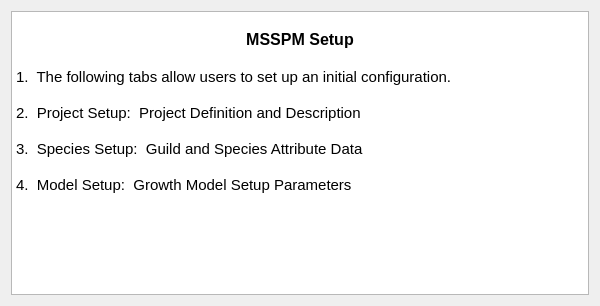
<?xml version="1.0" encoding="UTF-8"?>
<ui version="4.0">
 <class>Form</class>
 <widget class="QWidget" name="Form">
  <property name="geometry">
   <rect>
    <x>0</x>
    <y>0</y>
    <width>600</width>
    <height>306</height>
   </rect>
  </property>
  <property name="sizePolicy">
   <sizepolicy hsizetype="Expanding" vsizetype="Preferred">
    <horstretch>0</horstretch>
    <verstretch>0</verstretch>
   </sizepolicy>
  </property>
  <property name="windowTitle">
   <string>Form</string>
  </property>
  <property name="styleSheet">
   <string notr="true"/>
  </property>
  <layout class="QVBoxLayout" name="verticalLayout">
   <item>
    <widget class="QTextBrowser" name="Setup_Tab1_RequirementsTE">
     <property name="sizePolicy">
      <sizepolicy hsizetype="Expanding" vsizetype="Expanding">
       <horstretch>0</horstretch>
       <verstretch>0</verstretch>
      </sizepolicy>
     </property>
     <property name="toolTip">
      <string>Program setup information.  (Shift-F1 and Click for more details.)</string>
     </property>
     <property name="statusTip">
      <string>Program setup information.  (Shift-F1 and Click for more details.)</string>
     </property>
     <property name="whatsThis">
      <string>&lt;html&gt;&lt;head/&gt;&lt;body&gt;&lt;p align=&quot;center&quot;&gt;&lt;span style=&quot; font-weight:600;&quot;&gt;MSSPM Setup&lt;/span&gt;&lt;/p&gt;&lt;p&gt;The program is set up by the user entering in both Project data and Species data in the following panels.&lt;/p&gt;&lt;p&gt;A Project File is a file which contains information such as directory and database name for the project.&lt;/p&gt;&lt;p&gt;MSSPM uses an underlying database to store its information. The user inputs their data by copying from their spreadsheet and pasting into an MSSPM table and then saving.&lt;/p&gt;&lt;/body&gt;&lt;/html&gt;</string>
     </property>
     <property name="styleSheet">
      <string notr="true"/>
     </property>
     <property name="readOnly">
      <bool>true</bool>
     </property>
     <property name="html">
      <string>&lt;!DOCTYPE HTML PUBLIC &quot;-//W3C//DTD HTML 4.0//EN&quot; &quot;http://www.w3.org/TR/REC-html40/strict.dtd&quot;&gt;
&lt;html&gt;&lt;head&gt;&lt;meta name=&quot;qrichtext&quot; content=&quot;1&quot; /&gt;&lt;style type=&quot;text/css&quot;&gt;
p, li { white-space: pre-wrap; }
&lt;/style&gt;&lt;/head&gt;&lt;body style=&quot; font-family:'Noto Sans'; font-size:9pt; font-weight:400; font-style:normal;&quot;&gt;
&lt;p style=&quot;-qt-paragraph-type:empty; margin-top:0px; margin-bottom:0px; margin-left:0px; margin-right:0px; -qt-block-indent:0; text-indent:0px;&quot;&gt;&lt;br /&gt;&lt;/p&gt;
&lt;p align=&quot;center&quot; style=&quot; margin-top:0px; margin-bottom:0px; margin-left:0px; margin-right:0px; -qt-block-indent:0; text-indent:0px;&quot;&gt;&lt;span style=&quot; font-size:12pt; font-weight:600;&quot;&gt;MSSPM Setup&lt;/span&gt;&lt;/p&gt;
&lt;p align=&quot;center&quot; style=&quot;-qt-paragraph-type:empty; margin-top:0px; margin-bottom:0px; margin-left:0px; margin-right:0px; -qt-block-indent:0; text-indent:0px; font-size:12pt; font-weight:600;&quot;&gt;&lt;br /&gt;&lt;/p&gt;
&lt;p style=&quot; margin-top:0px; margin-bottom:0px; margin-left:0px; margin-right:0px; -qt-block-indent:0; text-indent:0px;&quot;&gt;&lt;span style=&quot; font-size:11pt;&quot;&gt;1.  The following tabs allow users to set up an initial configuration.&lt;/span&gt;&lt;/p&gt;
&lt;p style=&quot;-qt-paragraph-type:empty; margin-top:0px; margin-bottom:0px; margin-left:0px; margin-right:0px; -qt-block-indent:0; text-indent:0px; font-size:11pt;&quot;&gt;&lt;br /&gt;&lt;/p&gt;
&lt;p style=&quot; margin-top:0px; margin-bottom:0px; margin-left:0px; margin-right:0px; -qt-block-indent:0; text-indent:0px;&quot;&gt;&lt;span style=&quot; font-size:11pt;&quot;&gt;2.  Project Setup:  Project Definition and Description&lt;/span&gt;&lt;/p&gt;
&lt;p style=&quot;-qt-paragraph-type:empty; margin-top:0px; margin-bottom:0px; margin-left:0px; margin-right:0px; -qt-block-indent:0; text-indent:0px; font-size:11pt;&quot;&gt;&lt;br /&gt;&lt;/p&gt;
&lt;p style=&quot; margin-top:0px; margin-bottom:0px; margin-left:0px; margin-right:0px; -qt-block-indent:0; text-indent:0px;&quot;&gt;&lt;span style=&quot; font-size:11pt;&quot;&gt;3.  Species Setup:  Guild and Species Attribute Data&lt;/span&gt;&lt;/p&gt;
&lt;p style=&quot;-qt-paragraph-type:empty; margin-top:0px; margin-bottom:0px; margin-left:0px; margin-right:0px; -qt-block-indent:0; text-indent:0px; font-size:11pt;&quot;&gt;&lt;br /&gt;&lt;/p&gt;
&lt;p style=&quot; margin-top:0px; margin-bottom:0px; margin-left:0px; margin-right:0px; -qt-block-indent:0; text-indent:0px;&quot;&gt;&lt;span style=&quot; font-size:11pt;&quot;&gt;4.  Model Setup:  Growth Model Setup Parameters&lt;/span&gt;&lt;/p&gt;
&lt;p style=&quot;-qt-paragraph-type:empty; margin-top:0px; margin-bottom:0px; margin-left:0px; margin-right:0px; -qt-block-indent:0; text-indent:0px;&quot;&gt;&lt;br /&gt;&lt;/p&gt;
&lt;p style=&quot;-qt-paragraph-type:empty; margin-top:0px; margin-bottom:0px; margin-left:0px; margin-right:0px; -qt-block-indent:0; text-indent:0px; font-size:11pt;&quot;&gt;&lt;br /&gt;&lt;/p&gt;&lt;/body&gt;&lt;/html&gt;</string>
     </property>
     <property name="openExternalLinks">
      <bool>true</bool>
     </property>
    </widget>
   </item>
  </layout>
 </widget>
 <resources/>
 <connections/>
</ui>
